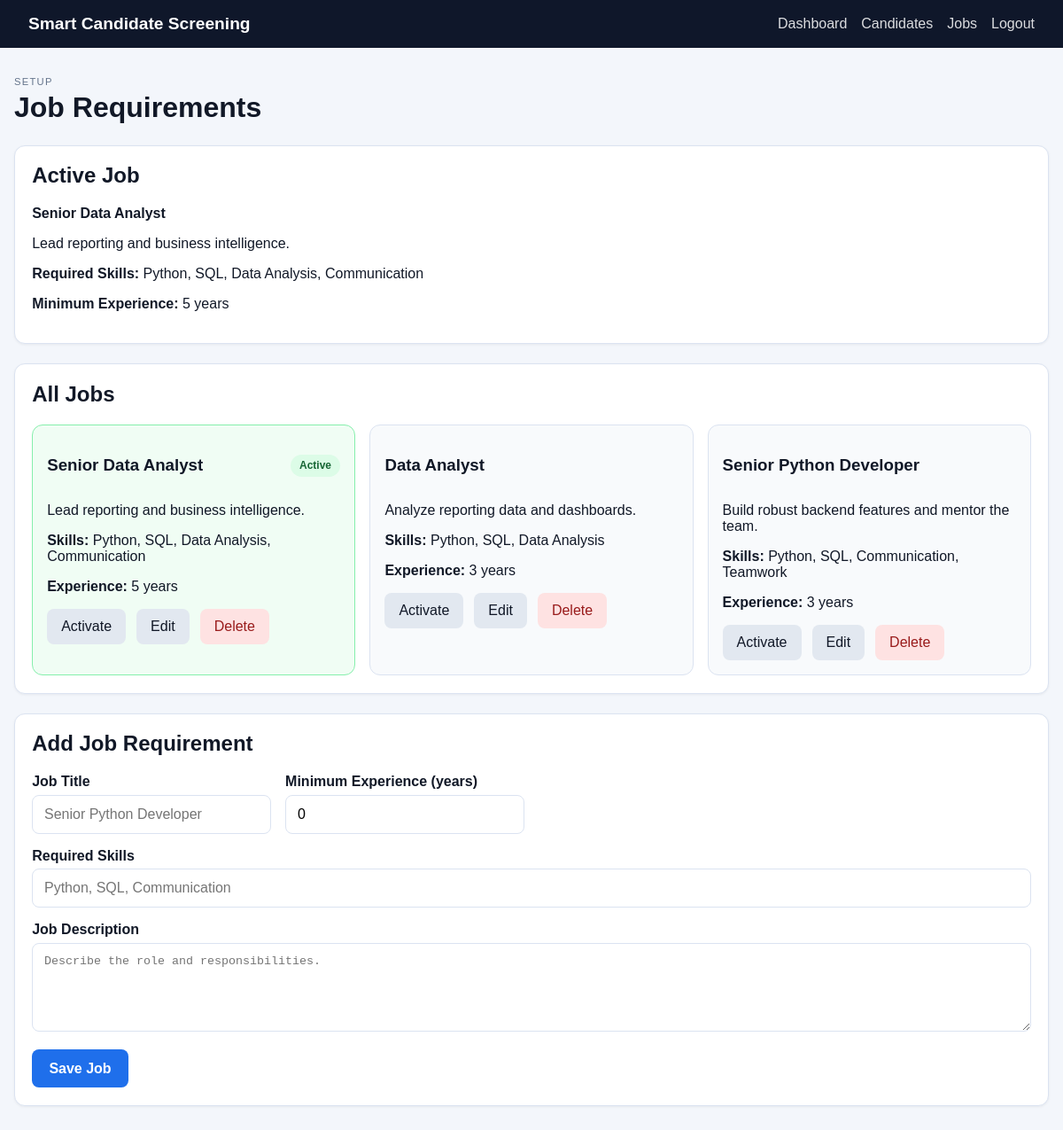
Page /jobs (signed in) on the committed database.
### tables this page shows
CREATE TABLE job_requirements (
                id INTEGER PRIMARY KEY AUTOINCREMENT,
                title TEXT NOT NULL DEFAULT 'Job Opening',
                description TEXT NOT NULL DEFAULT '',
                required_skills TEXT NOT NULL,
                min_experience INTEGER NOT NULL DEFAULT 0,
                is_active INTEGER NOT NULL DEFAULT 0,
                created_at TIMESTAMP DEFAULT CURRENT_TIMESTAMP
            );

### app.py (the view, shortened to what this page needs)
@app.route('/jobs', methods=['GET', 'POST'])
@login_required
def jobs():
    success_message = request.args.get('success', '')
    error_message = request.args.get('error', '')
    jobs_list = get_all_job_requirements()
    return render_template(
        'jobs.html',
        jobs=jobs_list,
        job_requirements=get_job_requirements(),
        error=error_message,
        success=success_message,
    )

### app.py (called while the page is built)
def get_db_connection():
    connection = sqlite3.connect(app.config['DATABASE'])
    connection.row_factory = sqlite3.Row
    return connection

def get_all_job_requirements():
    with get_db_connection() as connection:
        return connection.execute(
            'SELECT * FROM job_requirements ORDER BY is_active DESC, created_at DESC, id DESC'
        ).fetchall()

def get_job_requirements(job_id=None):
    with get_db_connection() as connection:
        if job_id is not None:
            return connection.execute('SELECT * FROM job_requirements WHERE id = ?', (job_id,)).fetchone()
        return connection.execute(
            'SELECT * FROM job_requirements WHERE is_active = 1 ORDER BY id ASC LIMIT 1'
        ).fetchone() or connection.execute('SELECT * FROM job_requirements ORDER BY id ASC LIMIT 1').fetchone()

def login_required(view):
    @wraps(view)
    def wrapped(*args, **kwargs):
        if 'user_id' not in session:
            return redirect(url_for('login'))
        return view(*args, **kwargs)
    return wrapped

### templates/jobs.html (shortened to what this page needs)
{% extends 'base.html' %}
{% block content %}
<div class="page-header">
  <div>
    <p class="eyebrow">Setup</p>
    <h1>Job Requirements</h1>
  </div>
</div>
<div class="panel">
  <div class="section-header">
    <h2>Active Job</h2>
  </div>
  {% if job_requirements %}
    <p><strong>{{ job_requirements.title }}</strong></p>
    <p>{{ job_requirements.description }}</p>
    <p><strong>Required Skills:</strong> {{ job_requirements.required_skills }}</p>
    <p><strong>Minimum Experience:</strong> {{ job_requirements.min_experience }} years</p>
  {% else %}
    <p>No active job exists yet.</p>
  {% endif %}
</div>
<div class="panel">
  <div class="section-header">
    <h2>All Jobs</h2>
  </div>
  <div class="job-list">
    {% for job in jobs %}
      <div class="job-card {% if job.is_active %}job-active{% endif %}">
        <div class="job-header">
          <h3>{{ job.title }}</h3>
          {% if job.is_active %}
            <span class="status-pill status-shortlisted">Active</span>
          {% endif %}
        </div>
        <p>{{ job.description }}</p>
        <p><strong>Skills:</strong> {{ job.required_skills }}</p>
        <p><strong>Experience:</strong> {{ job.min_experience }} years</p>
        <div class="job-actions">
          <form method="POST" action="{{ url_for('jobs') }}">
            <button type="submit" class="secondary-btn">Activate</button>
          </form>
          <button type="button" class="secondary-btn edit-job-btn" data-job-id="{{ job.id }}" data-title="{{ job.title }}" data-description="{{ job.description }}" data-skills="{{ job.required_skills }}" data-experience="{{ job.min_experience }}">Edit</button>
          <form method="POST" action="{{ url_for('jobs') }}" onsubmit="return confirm('Delete this job requirement?');">
            <button type="submit" class="danger-btn">Delete</button>
          </form>
        </div>
      </div>
    {% else %}
      <p>No jobs have been created yet.</p>
    {% endfor %}
  </div>
</div>
<div class="panel form-panel">
  <div class="section-header">
    <h2 id="job-form-title">Add Job Requirement</h2>
  </div>
  <form id="job-form" method="POST" action="{{ url_for('jobs') }}">
    <div class="form-grid">
      <div>
        <label for="title">Job Title</label>
        <input id="title" name="title" type="text" placeholder="Senior Python Developer" required />
      </div>
      <div>
        <label for="min_experience">Minimum Experience (years)</label>
        <input id="min_experience" name="min_experience" type="number" min="0" value="0" required />
      </div>
      <div class="full-width">
        <label for="required_skills">Required Skills</label>
        <input id="required_skills" name="required_skills" type="text" placeholder="Python, SQL, Communication" required />
      </div>
      <div class="full-width">
        <label for="description">Job Description</label>
        <textarea id="description" name="description" rows="4" placeholder="Describe the role and responsibilities." required></textarea>
      </div>
    </div>
    <div class="form-actions">
      <button type="submit" class="primary-btn" id="job-submit-btn">Save Job</button>
    </div>
  </form>
</div>
{% endblock %}

### static/css/style.css (style rules this page uses)
:root { --primary: #1f6feb; --primary-dark: #1149a3; --accent: #0f172a; --background: #f3f6fb; --panel: #ffffff; --muted: #64748b; --success: #16a34a; --warning: #d97706; --danger: #dc2626; --border: #dbe3f1; --text: #111827; }
* { box-sizing: border-box; }
body { margin: 0; font-family: Arial, sans-serif; background: var(--background); color: var(--text); }
.page-header { margin-bottom: 1.5rem; }
.eyebrow { text-transform: uppercase; letter-spacing: 0.08rem; color: var(--muted); font-size: 0.7rem; margin-bottom: 0.3rem; }
h1, h2, p { margin-top: 0; }
.stat-card, .panel, .auth-card { background: var(--panel); border: 1px solid var(--border); border-radius: 12px; box-shadow: 0 1px 3px rgba(15, 23, 42, 0.06); }
.panel { padding: 1.2rem; margin-bottom: 1.4rem; }
.section-header { margin-bottom: 1rem; }
input, select, button { font: inherit; }
input, select { width: 100%; padding: 0.75rem 0.8rem; border-radius: 8px; border: 1px solid var(--border); background: #fff; }
label { display: block; margin-bottom: 0.35rem; font-weight: 600; }
.primary-btn, .secondary-btn, .small-btn, .danger-btn { border: none; border-radius: 8px; cursor: pointer; text-decoration: none; display: inline-flex; align-items: center; justify-content: center; transition: 0.2s ease; }
.primary-btn { background: var(--primary); color: white; padding: 0.8rem 1.2rem; font-weight: 600; }
.secondary-btn, .small-btn { background: #e2e8f0; color: var(--text); padding: 0.7rem 1rem; }
.danger-btn { background: #fee2e2; color: #991b1b; padding: 0.7rem 1rem; }
.form-grid { display: grid; grid-template-columns: repeat(auto-fit, minmax(220px, 1fr)); gap: 1rem; margin-bottom: 1rem; }
.status-pill { display: inline-block; padding: 0.35rem 0.65rem; border-radius: 999px; font-size: 0.75rem; font-weight: 700; }
.status-shortlisted { background: #dcfce7; color: #166534; }
.form-actions, .job-actions { display: flex; align-items: center; gap: 0.75rem; flex-wrap: wrap; }
.job-list { display: grid; grid-template-columns: repeat(auto-fit, minmax(220px, 1fr)); gap: 1rem; }
.job-card { border: 1px solid var(--border); border-radius: 12px; padding: 1rem; background: #f8fafc; }
.job-card.job-active { border-color: #86efac; background: #f0fdf4; }
.job-header { display: flex; justify-content: space-between; gap: 0.5rem; align-items: center; margin-bottom: 0.75rem; }
.full-width { grid-column: 1 / -1; }
textarea { width: 100%; padding: 0.75rem 0.8rem; border-radius: 8px; border: 1px solid var(--border); background: #fff; resize: vertical; min-height: 100px; }

### rows in the picture
job_requirements: title "Senior Data Analyst", description "Lead reporting and business intelligence.", required_skills "Python, SQL, Data Analysis, Communication", min_experience "5", is_active "Active"
job_requirements: title "Data Analyst", description "Analyze reporting data and dashboards.", required_skills "Python, SQL, Data Analysis", min_experience "3"
job_requirements: title "Senior Python Developer", description "Build robust backend features and mentor the team.", required_skills "Python, SQL, Communication, Teamwork", min_experience "3"
